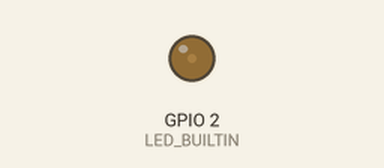
This sketch was run on a simulated ESP8266 (NodeMCU). Parts: output pins drawn as LEDs (lit = HIGH, except the on-board LED, lit = LOW). Random numbers use the default seed unless the sketch sets one.

Above: at 0.05 s.
At 1.3 s:
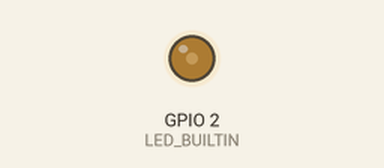
Timing chart, 0 to 5.2 s (numbered marks = the images above):
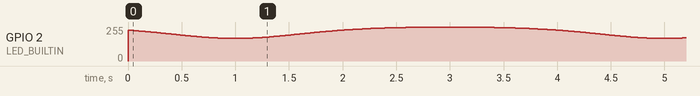

The sketch:

SSIDpoof.ino
```cpp
#include <ESP8266WiFi.h>
#include <ESP8266TrueRandom.h>

char *SSIDs[] = {
  "I’m Under Your Bed",
  "Pretty Fly for a Wi-Fi",
  "GCHQ Surveillance Van #119871",
  "I’m In Your Closet",
  "I’m Watching You Now",
  "Skynet Global Defense Network",
  "Let Me Out Of Your Router",
  "Undercover Police Car #751",
  "I’m Cheating on my WiFi",
  "InterTubes",
  "Mum - Click Here for Internet",
  "Keep it on the Download",
  "Please Click For Identity Theft",
  "Network Not Found",
  "Bill Clinternet",
  "I Can Haz Wireless?",
  "Drop it Like a Hotspot",
  "Router? I Hardly Knew Her",
  "Viruses Are Us",
  "NotTheDroidsYoureLookingFor",
  "NoFreeInternetHereKeepLooking",
  "Call Me Maybe",
  "Hidden Network",
  "IP Freely",
  "No Internet Access",
  "GCHQ Net Secure",
  "Get Off My LAN",
  "The LAN Before Time",
  "Untrusted Network",
  "Virus Detected! Do Not Join",
  "Malware Repository",
  "Access Denied",
  "C:\Virus.exe",
  "No Wi-Fi For You",
  "My Neighbors Suck!",
  "Slow WiFi",
  "Optimus Prime",
  "WamBamThankYouLan",
  "TellMyWiFiLoveHer"
};

unsigned long previousMillis = 0;
const long interval = 60000;

void setup() {
}

void loop() {
  unsigned long currentMillis = millis();
  if (currentMillis - previousMillis >= interval) {
    previousMillis = currentMillis;
    WiFi.softAP(SSIDs[ESP8266TrueRandom.random(0,sizeof(SSIDs)/sizeof(int))], "d0nt3v3rl3tm31n");
  }
  analogWrite(LED_BUILTIN, 1023-(exp(sin(millis()/2000.0*PI)) - 0.36787944)*435.0/3);
}
```
